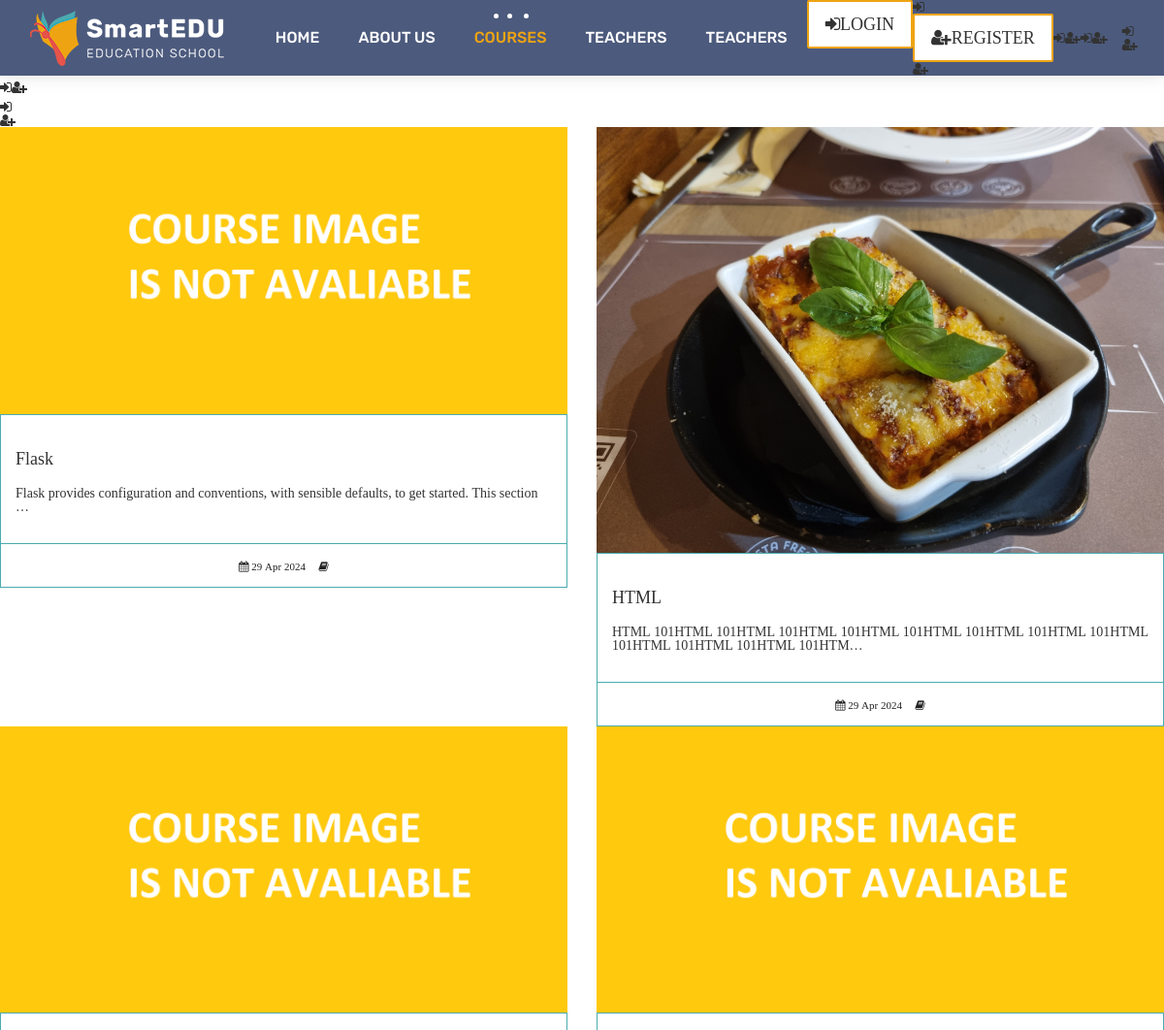
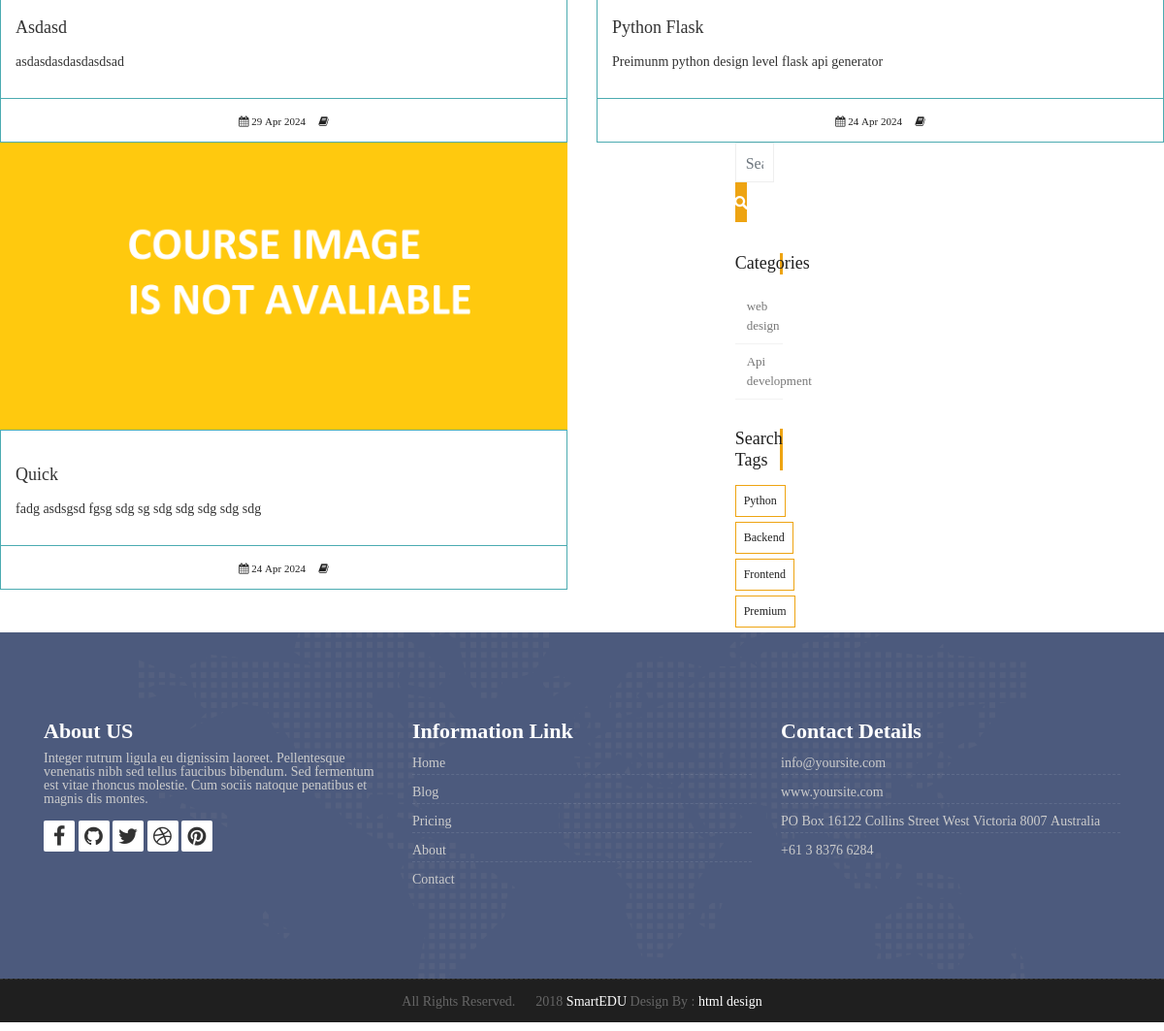
The app's page /courses/, older data (2 pictures, top to bottom).
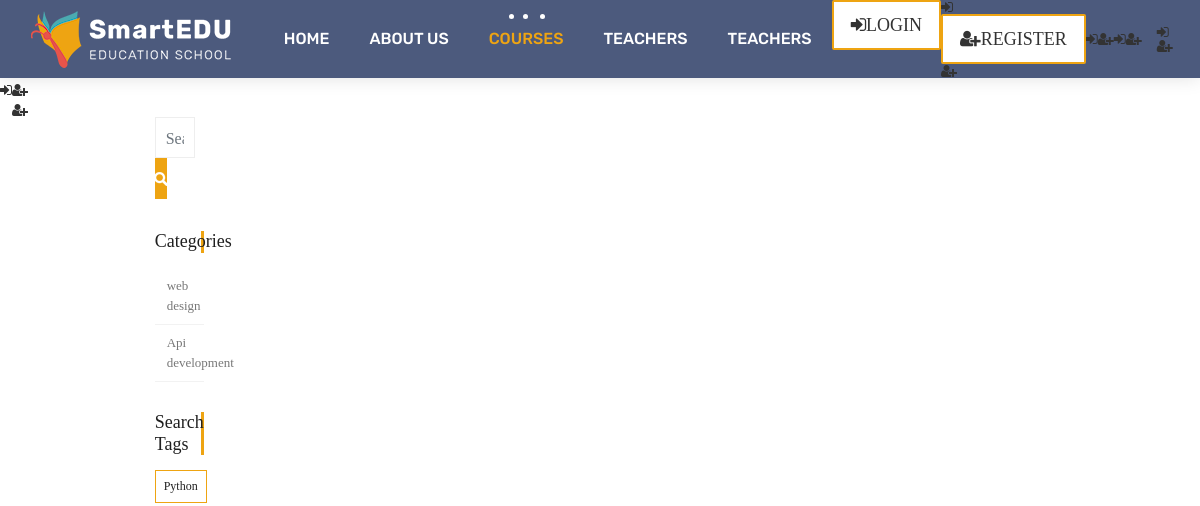
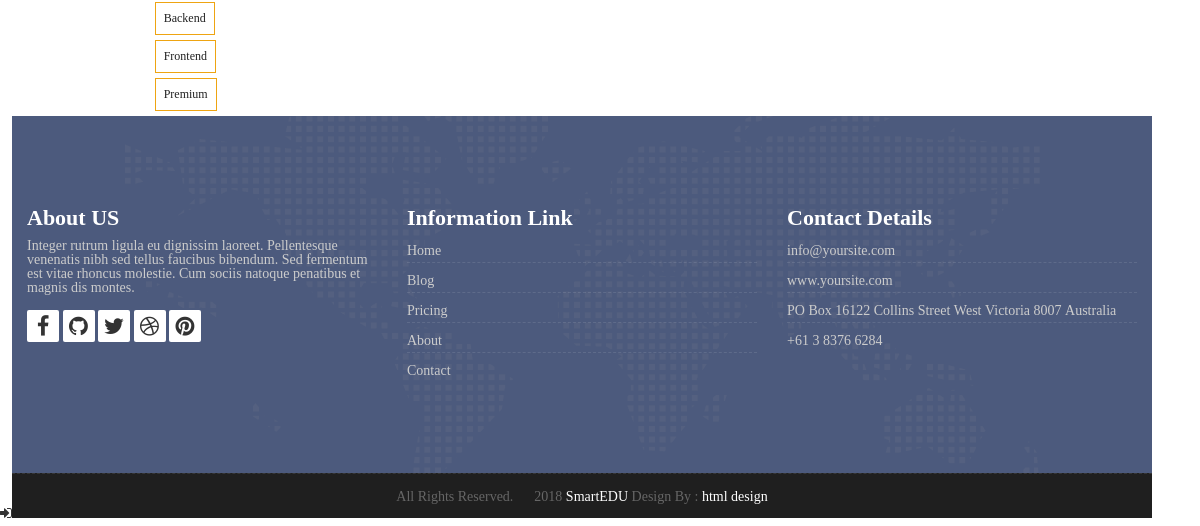
The same page, newer data (2 pictures, top to bottom).
### courses/models.py (models this page shows, shortened)
class Course(models.Model):
    teacher = models.ForeignKey(Teacher,null=True, on_delete=models.CASCADE)
    students = models.ManyToManyField(User, blank=True, related_name='courses_joined')
    grade = models.IntegerField(blank=True,null=True)
    name = models.CharField(max_length=50, unique=True)
    category = models.ForeignKey(Category,null=True,on_delete=models.DO_NOTHING)
    tags = models.ManyToManyField(Tag, blank=True, null=True)
    description = models.TextField(blank=True,null=True)
    image = models.ImageField(upload_to="courses/%Y/%m/%d/",default="courses/default_course_image.png")
    pdf = models.FileField(upload_to="course_pdfs/%Y/%m/%d/", null=True, blank=True)
    date = models.DateTimeField(auto_now=True)
    avaliable = models.BooleanField(default=True)

class Category(models.Model):
    name = models.CharField(max_length=50,null=True)
    slug = models.SlugField(max_length=50,unique=True,null=True)

class Tag(models.Model):
    name = models.CharField(max_length=50,null=True)
    slug = models.SlugField(max_length=50,unique=True,null=True)

### courses/views.py (the view)
# urls.py: path('',views.course_list,name='courses'),
def course_list(request,category_slug =None,tag_slug=None):
    category_page = None
    tag_page = None
    categories = Category.objects.all()
    tags = Tag.objects.all()
    current_user = request.user
    if category_slug !=None:
        category_page = get_object_or_404(Category,slug=category_slug)
        courses = Course.objects.filter(avaliable=True,category=category_page)
    elif tag_slug !=None:
        tag_page = get_object_or_404(Tag,slug=tag_slug)
        courses = Course.objects.filter(avaliable=True,tags=tag_page)
    else:
        if current_user.is_authenticated:
            enrolled_courses = current_user.courses_joined.all()
            courses = Course.objects.all().order_by('-date')
            for course in enrolled_courses:
                courses = courses.exclude(id=course.id)
        else:
            courses = Course.objects.all()
    context = {
        'courses':courses,
        'categories':categories,
        'tags': tags
    }
    return render(request,'courses.html', context)

### templates/courses.html (shortened to what this page needs)
{% extends 'partials/_base.html' %}
{% load static %}
{% block content %}
<div class="row">
    {% for course in courses %}
    <div class="col-lg-6 col-md-6 col-12">
        <div class="course-item">
            <div class="image-blog">
                <img  src="{{course.image.url}}" alt="" class="img-fluid">
            </div>
            <div class="course-br">
                <div class="course-title">
                    <h2><a href="{% url 'course_detail' course.category.slug course.id %}" title="">{{course.name}}</a></h2>
                </div>
                <div class="course-desc">
                    <p>{{course.description | truncatechars:100}}</p>
                </div>
            </div>
            <div class="course-meta-bot">
                <ul>
                    <li><i class="fa fa-calendar" aria-hidden="true"></i> {{course.date|date:"d M Y"}}</li>
                    <li><i class="fa fa-book" aria-hidden="true"></i> {{course.teacher}}</li>
                </ul>
            </div>
        </div>
    </div>
 {% endfor %}
            <div class="row">
                <div class="col-lg-6 col-md-6 col-12">
                </div>
				<div class="col-lg-3 col-12 right-single">
					<div class="widget-search">
						<div class="site-search-area">
							<form method="get" id="site-searchform" action="{% url 'search' %}">
								<div>
									<input class="input-text form-control" name="search" placeholder="Search keywords..." type="text">
									<input id="searchsubmit" value="Search" type="submit">
								</div>
							</form>
						</div>
					</div>
					<div class="widget-categories">
						<h3 class="widget-title">Categories</h3>
						<ul>
                            {% for category in categories %}
							<li><a href="{% url 'courses_by_category' category.slug %}">{{category.name}}</a></li>
                            {% endfor %}
						</ul>
					</div>
					<div class="widget-tags">
						<h3 class="widget-title">Search Tags</h3>
						<ul class="tags">
                            {% for tag in tags %}
							<li><a href="{% url 'courses_by_tag' tag.slug %}">{% if tag.slug in request.path %}<b>{{tag.name}}</b> {% else %}{{tag.name}}{%endif%}</a></li>
                            {% endfor %}
						</ul>
					</div>
				</div>
            </div>
        </div>
    {% endblock %}

Row changes from the older to the newer data that the page shows:
removed Course: image (placeholder picture), name "Flask", description "Flask provides configuration and conventions, with sensible defaults, to get started. This section …", date "29 Apr 2024"
removed Course: image (picture), name "HTML", description "HTML 101HTML 101HTML 101HTML 101HTML 101HTML 101HTML 101HTML 101HTML 101HTML 101HTML 101HTML 101HTM…", date "29 Apr 2024"
removed Course: image (placeholder picture), name "Asdasd", description "asdasdasdasdasdsad", date "29 Apr 2024"
removed Course: image (placeholder picture), name "Python Flask", description "Preimunm python design level flask api generator", date "24 Apr 2024"
removed Course: image (placeholder picture), name "Quick", description "fadg asdsgsd fgsg sdg sg sdg sdg sdg sdg sdg", date "24 Apr 2024"
